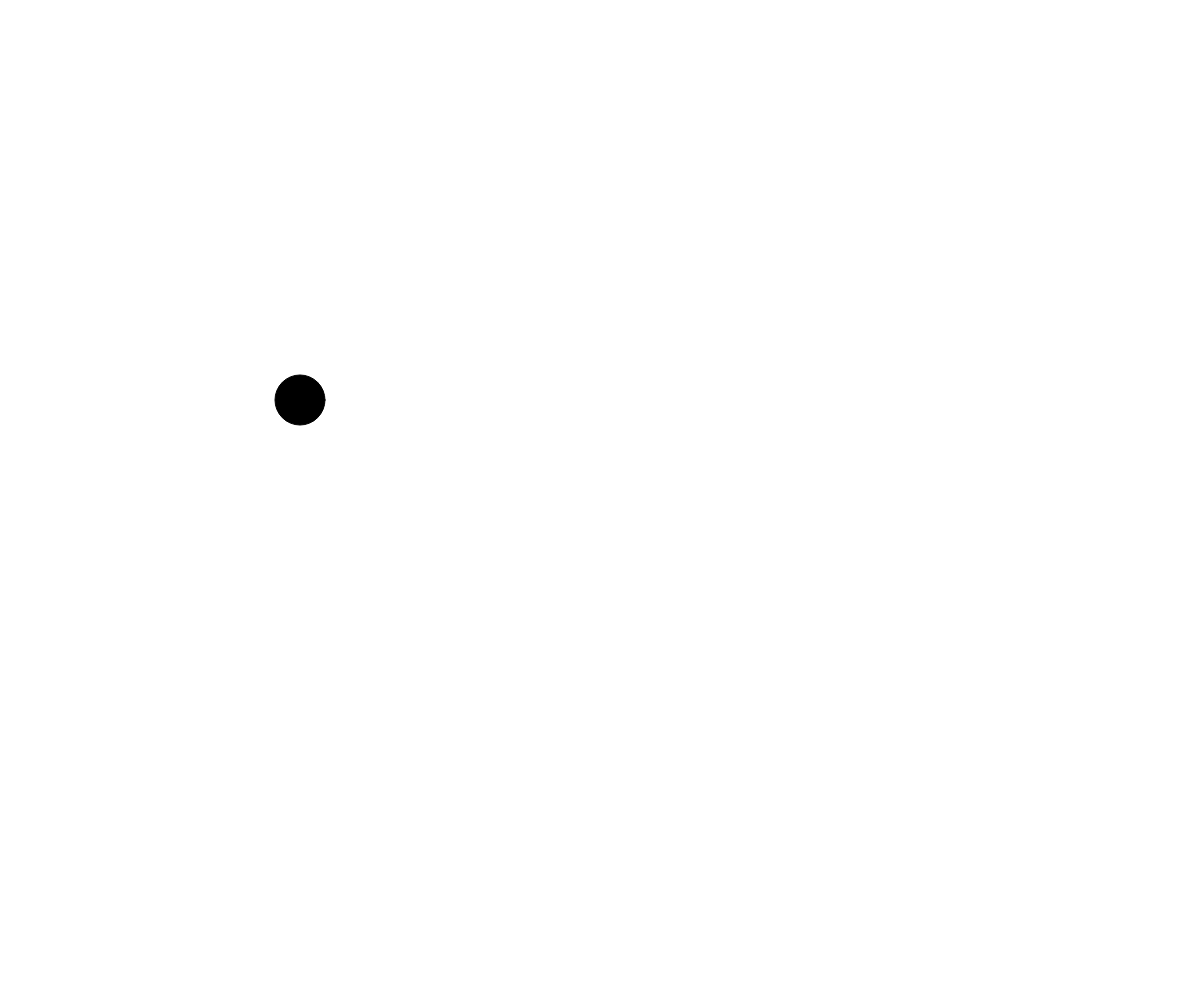
Frame 1 (no input)
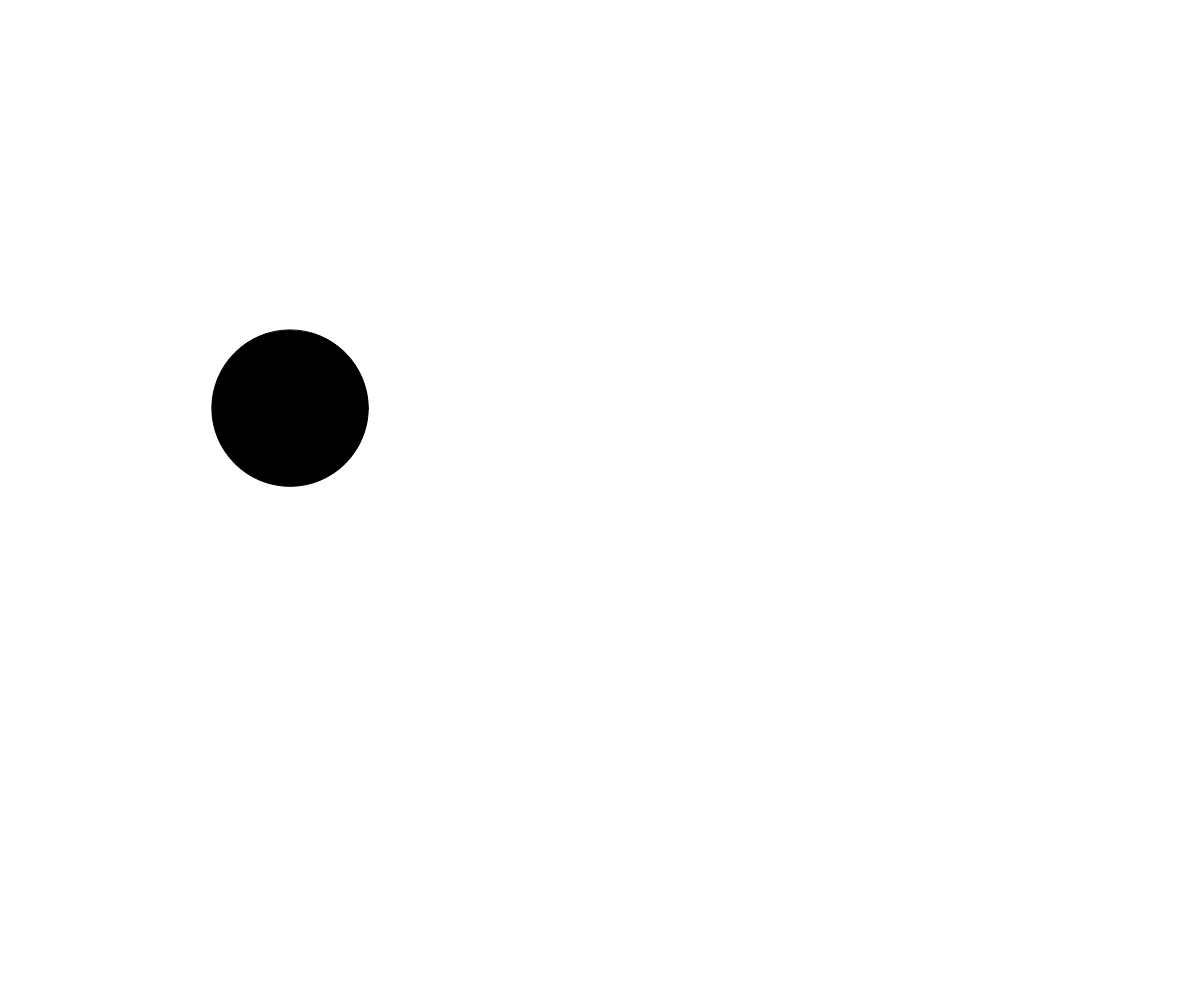
Frame 60 (no input)
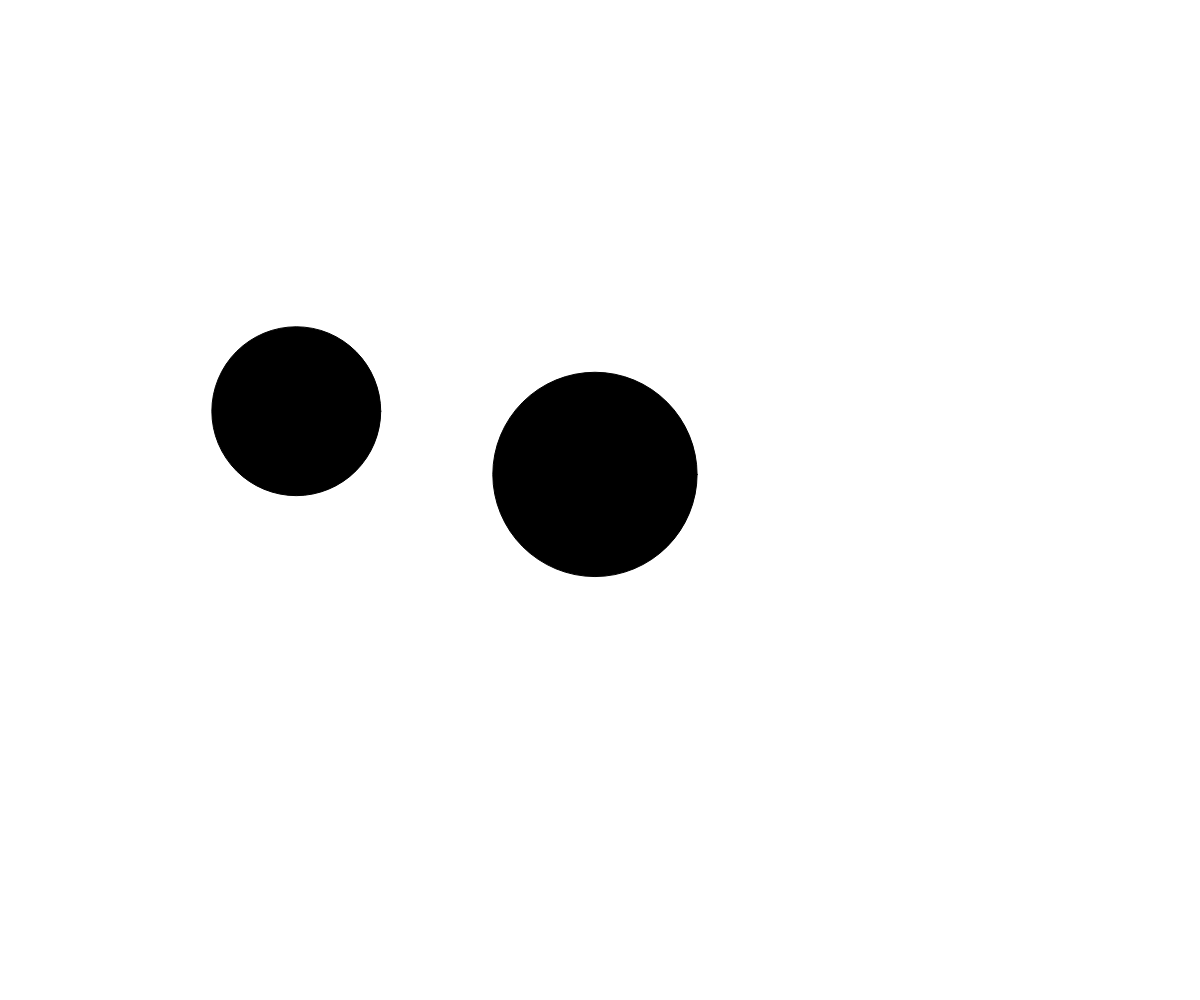
Frame 120 (the mouse pressed at the canvas centre since frame 60)

The p5.js sketch that drew these frames (run headless with seeded random() and noise() and a simulated clock; from frame 60 on, the mouse is pressed at the canvas centre):

// p5.js sketch
// ── sketch.js
let ballArray = [];
//
// let myBall;
// let anotherBall;
// let thirdBall;

function setup() {
  createCanvas(windowWidth, windowHeight);
  ballArray.push(new Ball(300,400));
  // myBall = new Ball(300,400);
  // anotherBall = new Ball(100,200);
  // thirdBall = new Ball(100,300);

}

function draw() {
  background(255);
  for (let i=0;i<ballArray.length;i++){
    ballArray[i].display();
    ballArray[i].jiggle();
  }

  // myBall.display();
  // myBall.jiggle();
  // anotherBall.display();
  // anotherBall.jiggle();
  // thirdBall.display();
  // thirdBall.jiggle();
}
function mousePressed(){
  // thirdBall.goTo(mouseX,mouseY);
  ballArray.push(new Ball(mouseX,mouseY));
}
class Ball {
  constructor(x,y){
    this.x = x;
    this.y = y;
    this.radius = 50;
  }
  display(){
    fill(0);
    ellipse(this.x,this.y,this.radius,this.radius);
  }
  jiggle(){
    this.x += random(-3,3);
    this.y += random(-3,3);
    this.radius += random(-25,25);
  }
  goTo(x,y){
    this.x = x;
    this.y = y;
  }
}
